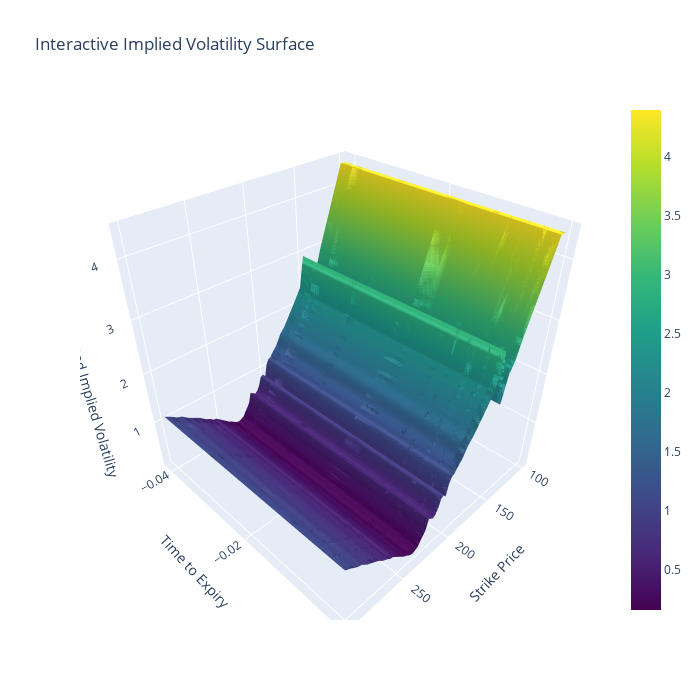

Notebook cell for this chart:
### Code cell
import plotly.graph_objects as go
import numpy as np

# Extracting relevant data for the surface plot
strikes = calls_df['strike'].values
times_to_expiration = calls_df['Time to Expiration'].values
implied_vols = calls_df['impliedVolatility'].values

# Create meshgrid for 3D plotting
X, Y = np.meshgrid(strikes, times_to_expiration)
Z = np.tile(implied_vols, (len(times_to_expiration), 1))

# Create the interactive 3D surface plot
fig = go.Figure(data=[go.Surface(z=Z, x=X, y=Y, colorscale='Viridis')])

fig.update_layout(title='Interactive Implied Volatility Surface', autosize=False,
                  width=700, height=700,
                  scene = dict(
                      xaxis_title='Strike Price',
                      yaxis_title='Time to Expiry',
                      zaxis_title='Recalculated Implied Volatility'))
fig.show()

### Figure 1 — Plotly figure (JSON) as saved in the notebook; plotly's stock layout.template omitted (floating-point values rounded to 4 significant figures; data arrays with more than 128 entries replaced by an {"elided": "..."} marker saying what was removed)
{"data": [{"colorscale": [[0, "#440154"], [0.1111, "#482878"], [0.2222, "#3e4989"], [0.3333, "#31688e"], [0.4444, "#26828e"], [0.5556, "#1f9e89"], [0.6667, "#35b779"], [0.7778, "#6ece58"], [0.8889, "#b5de2b"], [1, "#fde725"]], "type": "surface", "x": {"elided": "51x51 float values"}, "y": {"elided": "51x51 float values"}, "z": {"elided": "51x51 float values"}}], "layout": {"autosize": false, "height": 700, "scene": {"xaxis": {"title": {"text": "Strike Price"}}, "yaxis": {"title": {"text": "Time to Expiry"}}, "zaxis": {"title": {"text": "Recalculated Implied Volatility"}}}, "title": {"text": "Interactive Implied Volatility Surface"}, "width": 700}}
